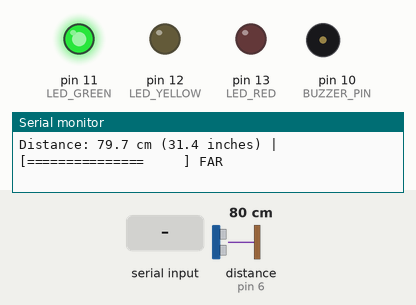
This sketch was run on a simulated Arduino Uno, built with avr-gcc and run on an emulated ATmega328P. Shown: output pins drawn as LEDs (lit = HIGH), buzzer (waves = sounding), the last lines printed to the serial monitor. Wiring (inferred from the names in the program): ultrasonic range finder: trigger pin 7; echo pin 6. Inputs (shaded band) come from the test bench; at power-on: distance to the obstacle (sensor on pin 6) 80 cm. The echo pulse lasts 58.3 µs per cm; pins used as bus, display or sensor lines are not drawn.

Above: at 1.9 s.
2.0 s: distance to the obstacle (sensor on pin 6) set to 32 cm
4.4 s: distance to the obstacle (sensor on pin 6) set to 28 cm
At 5.0 s:
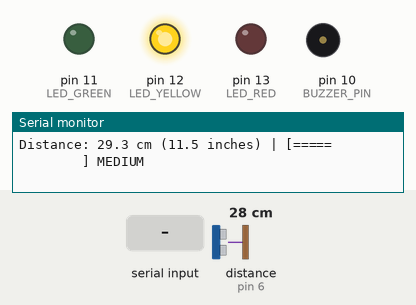
6.5 s: "p90\n" received over Serial
At 6.78 s:
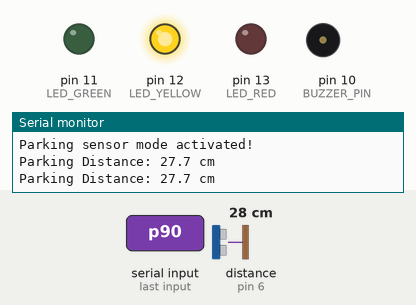
9.5 s: distance to the obstacle (sensor on pin 6) set to 9 cm
At 10.9 s:
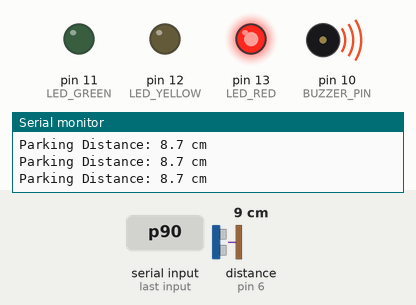
11.2 s: "m90\n" received over Serial
At 12.2 s:
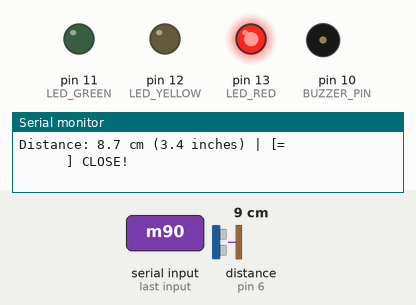
12.7 s: "p,45\n" received over Serial
At 13.2 s:
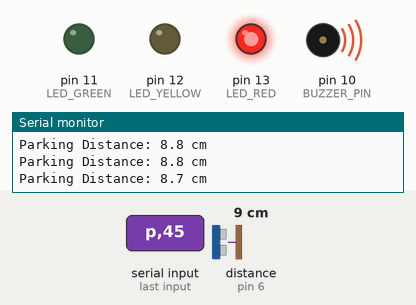
Timing chart, 0 to 15.2 s (numbered marks = the images above; inputs shaded):
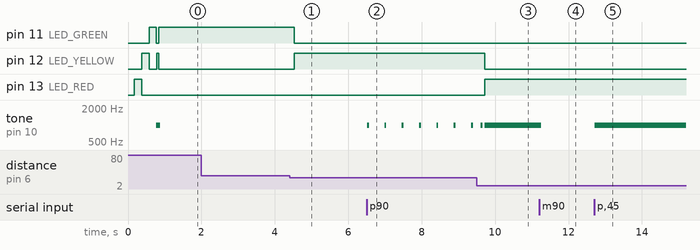

Measured:
- the behaviour switches between 31 and 30 cm on distance to the obstacle (sensor on pin 6) (found by bisection; images 0 and 1)
- after the input at 4.4 s, pin 11 (LED_GREEN): HIGH → LOW after 0.13 s; pin 12 (LED_YELLOW): LOW → HIGH after 0.13 s
- after the input at 6.5 s, tone on pin 10 (BUZZER_PIN): alternates 1000 Hz for 0.05 s and silent for 0.42 s, starting at once
- after the input at 9.5 s, pin 12 (LED_YELLOW): HIGH → LOW after 0.21 s; pin 13 (LED_RED): LOW → HIGH after 0.21 s
- after the input at 11.2 s, tone on pin 10 (BUZZER_PIN): 1000 Hz → silent after 0.05 s
- after the input at 12.7 s, tone on pin 10 (BUZZER_PIN): silent → 1000 Hz at once

The sketch:

ultrasonic_distance.ino
```cpp
/*
  Program 7: Ultrasonic Distance Sensor
  Measure distance using HC-SR04 ultrasonic sensor

  This program demonstrates ultrasonic distance measurement
  with visual and audio feedback
  Author: Arduino Learning Series
  Date: 2025
*/

// Define pins
const int TRIG_PIN = 7;       // Trigger pin
const int ECHO_PIN = 6;       // Echo pin
const int LED_RED = 13;       // Red LED for close objects
const int LED_YELLOW = 12;    // Yellow LED for medium distance
const int LED_GREEN = 11;     // Green LED for far objects
const int BUZZER_PIN = 10;    // Buzzer for audio feedback

// Distance thresholds (in cm)
const int CLOSE_DISTANCE = 10;
const int MEDIUM_DISTANCE = 30;
const int MAX_DISTANCE = 400;     // Maximum sensor range

// Variables
long duration;                    // Time for echo
float distanceCm;                 // Distance in centimeters
float distanceInch;               // Distance in inches
float soundSpeed = 0.0343;        // Speed of sound in cm/µs at 20°C

// For averaging
const int NUM_READINGS = 5;
float readings[NUM_READINGS];
int readIndex = 0;
float total = 0;
float average = 0;

// For parking sensor mode
boolean parkingMode = false;
unsigned long lastBeepTime = 0;

void setup() {
  // Configure pins
  pinMode(TRIG_PIN, OUTPUT);
  pinMode(ECHO_PIN, INPUT);
  pinMode(LED_RED, OUTPUT);
  pinMode(LED_YELLOW, OUTPUT);
  pinMode(LED_GREEN, OUTPUT);
  pinMode(BUZZER_PIN, OUTPUT);

  // Initialize serial
  Serial.begin(9600);
  Serial.println("Ultrasonic Distance Sensor Program Started!");
  Serial.println("==========================================");
  Serial.println("HC-SR04 Ultrasonic Sensor");
  Serial.println("Range: 2cm - 400cm");
  Serial.println("Press 'p' for parking mode, 'm' for measurement mode");
  Serial.println("==========================================");

  // Initialize readings array
  for (int i = 0; i < NUM_READINGS; i++) {
    readings[i] = 0;
  }

  // LED test sequence
  ledStartupSequence();
}

void loop() {
  // Check for serial commands
  checkSerialCommands();

  // Measure distance
  distanceCm = measureDistance();

  // Convert to inches
  distanceInch = distanceCm / 2.54;

  // Update LEDs based on distance
  updateLEDs(distanceCm);

  // Handle different modes
  if (parkingMode) {
    parkingSensorMode(distanceCm);
  } else {
    // Normal measurement mode - print every 500ms
    static unsigned long lastPrintTime = 0;
    if (millis() - lastPrintTime > 500) {
      printDistance();
      lastPrintTime = millis();
    }
  }

  // Small delay between measurements
  delay(50);
}

// Function to measure distance
float measureDistance() {
  // Clear trigger pin
  digitalWrite(TRIG_PIN, LOW);
  delayMicroseconds(2);

  // Send 10µs pulse to trigger
  digitalWrite(TRIG_PIN, HIGH);
  delayMicroseconds(10);
  digitalWrite(TRIG_PIN, LOW);

  // Read echo pin - time until echo received
  duration = pulseIn(ECHO_PIN, HIGH, 30000); // 30ms timeout

  // Calculate distance
  // Distance = (Time × Speed of Sound) / 2
  float distance = duration * soundSpeed / 2;

  // Check for out of range
  if (duration == 0 || distance > MAX_DISTANCE) {
    distance = MAX_DISTANCE;
  }

  // Add to averaging array
  total = total - readings[readIndex];
  readings[readIndex] = distance;
  total = total + readings[readIndex];
  readIndex = (readIndex + 1) % NUM_READINGS;
  average = total / NUM_READINGS;

  return average;
}

// Function to update LEDs
void updateLEDs(float distance) {
  // Turn off all LEDs first
  digitalWrite(LED_RED, LOW);
  digitalWrite(LED_YELLOW, LOW);
  digitalWrite(LED_GREEN, LOW);

  // Light appropriate LED
  if (distance < CLOSE_DISTANCE) {
    digitalWrite(LED_RED, HIGH);
  } else if (distance < MEDIUM_DISTANCE) {
    digitalWrite(LED_YELLOW, HIGH);
  } else {
    digitalWrite(LED_GREEN, HIGH);
  }
}

// Function for parking sensor mode
void parkingSensorMode(float distance) {
  int beepInterval;

  if (distance < CLOSE_DISTANCE) {
    // Very close - continuous beep
    tone(BUZZER_PIN, 1000);
  } else if (distance < MEDIUM_DISTANCE) {
    // Calculate beep interval based on distance
    beepInterval = map(distance, CLOSE_DISTANCE, MEDIUM_DISTANCE, 100, 500);

    // Beep at calculated interval
    if (millis() - lastBeepTime > beepInterval) {
      tone(BUZZER_PIN, 1000, 50);
      lastBeepTime = millis();
    }
  } else {
    // Far away - no beep
    noTone(BUZZER_PIN);
  }

  // Print distance occasionally
  static unsigned long lastPrintTime = 0;
  if (millis() - lastPrintTime > 200) {
    Serial.print("Parking Distance: ");
    Serial.print(distanceCm, 1);
    Serial.println(" cm");
    lastPrintTime = millis();
  }
}

// Function to print distance
void printDistance() {
  Serial.print("Distance: ");
  Serial.print(distanceCm, 1);
  Serial.print(" cm (");
  Serial.print(distanceInch, 1);
  Serial.print(" inches) | ");

  // Add visual bar graph
  int barLength = map(distanceCm, 0, 100, 0, 20);
  barLength = constrain(barLength, 0, 20);

  Serial.print("[");
  for (int i = 0; i < 20; i++) {
    if (i < barLength) {
      Serial.print("=");
    } else {
      Serial.print(" ");
    }
  }
  Serial.print("] ");

  // Add status
  if (distanceCm < CLOSE_DISTANCE) {
    Serial.println("CLOSE!");
  } else if (distanceCm < MEDIUM_DISTANCE) {
    Serial.println("MEDIUM");
  } else if (distanceCm >= MAX_DISTANCE) {
    Serial.println("OUT OF RANGE");
  } else {
    Serial.println("FAR");
  }
}

// Function to check serial commands
void checkSerialCommands() {
  if (Serial.available() > 0) {
    char command = Serial.read();

    switch (command) {
      case 'p':
      case 'P':
        parkingMode = true;
        Serial.println("Parking sensor mode activated!");
        break;

      case 'm':
      case 'M':
        parkingMode = false;
        noTone(BUZZER_PIN);
        Serial.println("Measurement mode activated!");
        break;

      case 'c':
      case 'C':
        // Calibrate temperature
        Serial.println("Enter temperature in Celsius:");
        while (!Serial.available()) delay(10);
        float temp = Serial.parseFloat();
        soundSpeed = 0.0331 + 0.0006 * temp;
        Serial.print("Sound speed adjusted for ");
        Serial.print(temp);
        Serial.println("°C");
        break;
    }
  }
}

// LED startup sequence
void ledStartupSequence() {
  digitalWrite(LED_RED, HIGH);
  delay(200);
  digitalWrite(LED_RED, LOW);
  digitalWrite(LED_YELLOW, HIGH);
  delay(200);
  digitalWrite(LED_YELLOW, LOW);
  digitalWrite(LED_GREEN, HIGH);
  delay(200);
  digitalWrite(LED_GREEN, LOW);
  tone(BUZZER_PIN, 1000, 100);
}
```
